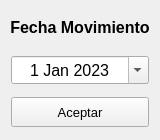
<?xml version="1.0" encoding="UTF-8"?>
<ui version="4.0">
 <class>Formulario_FechaMovimiento</class>
 <widget class="QWidget" name="Formulario_FechaMovimiento">
  <property name="geometry">
   <rect>
    <x>0</x>
    <y>0</y>
    <width>160</width>
    <height>140</height>
   </rect>
  </property>
  <property name="minimumSize">
   <size>
    <width>160</width>
    <height>140</height>
   </size>
  </property>
  <property name="maximumSize">
   <size>
    <width>160</width>
    <height>140</height>
   </size>
  </property>
  <property name="windowTitle">
   <string>Formulario</string>
  </property>
  <layout class="QGridLayout" name="gridLayout">
   <property name="leftMargin">
    <number>0</number>
   </property>
   <property name="topMargin">
    <number>0</number>
   </property>
   <property name="rightMargin">
    <number>0</number>
   </property>
   <property name="bottomMargin">
    <number>0</number>
   </property>
   <property name="spacing">
    <number>0</number>
   </property>
   <item row="1" column="0">
    <widget class="QWidget" name="W_Principal" native="true">
     <layout class="QVBoxLayout" name="verticalLayout">
      <item>
       <widget class="QLabel" name="lbl_FechaMovimiento">
        <property name="font">
         <font>
          <family>Arial</family>
          <pointsize>12</pointsize>
          <weight>75</weight>
          <bold>true</bold>
         </font>
        </property>
        <property name="text">
         <string>Fecha Movimiento</string>
        </property>
        <property name="alignment">
         <set>Qt::AlignCenter</set>
        </property>
       </widget>
      </item>
      <item>
       <widget class="QWidget" name="W_FechaMovimiento" native="true">
        <property name="font">
         <font>
          <family>Arial</family>
          <pointsize>12</pointsize>
         </font>
        </property>
        <layout class="QVBoxLayout" name="verticalLayout_2">
         <property name="spacing">
          <number>2</number>
         </property>
         <property name="leftMargin">
          <number>2</number>
         </property>
         <property name="topMargin">
          <number>2</number>
         </property>
         <property name="rightMargin">
          <number>2</number>
         </property>
         <property name="bottomMargin">
          <number>2</number>
         </property>
         <item>
          <widget class="QDateEdit" name="date_edit_Movimiento">
           <property name="alignment">
            <set>Qt::AlignCenter</set>
           </property>
           <property name="calendarPopup">
            <bool>true</bool>
           </property>
           <property name="date">
            <date>
             <year>2023</year>
             <month>1</month>
             <day>1</day>
            </date>
           </property>
          </widget>
         </item>
        </layout>
       </widget>
      </item>
      <item>
       <widget class="QWidget" name="W_btn_Aceptar" native="true">
        <layout class="QVBoxLayout" name="verticalLayout_3">
         <property name="spacing">
          <number>2</number>
         </property>
         <property name="leftMargin">
          <number>2</number>
         </property>
         <property name="topMargin">
          <number>2</number>
         </property>
         <property name="rightMargin">
          <number>2</number>
         </property>
         <property name="bottomMargin">
          <number>2</number>
         </property>
         <item>
          <widget class="QPushButton" name="btn_aceptarMovimiento">
           <property name="minimumSize">
            <size>
             <width>0</width>
             <height>30</height>
            </size>
           </property>
           <property name="font">
            <font>
             <pointsize>10</pointsize>
            </font>
           </property>
           <property name="cursor">
            <cursorShape>PointingHandCursor</cursorShape>
           </property>
           <property name="text">
            <string>Aceptar</string>
           </property>
          </widget>
         </item>
        </layout>
       </widget>
      </item>
     </layout>
    </widget>
   </item>
  </layout>
 </widget>
 <resources/>
 <connections/>
</ui>
